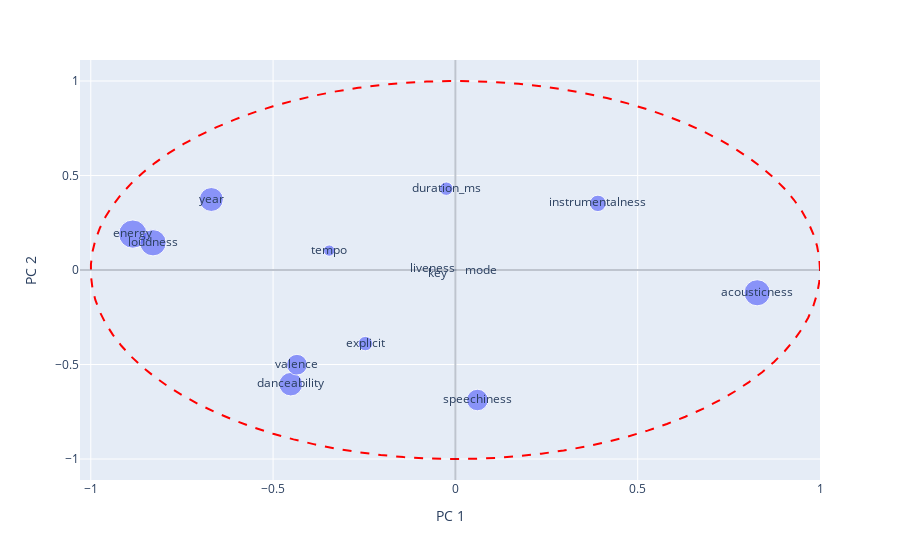

Source (notebook cell):
### Markdown cell above
## Con PCA

### Code cell
X_notest_r, X_test_r = reducir(X_notest_st, y_notest, X_test_st, y_test, k = 2, metodo="pca", verbose=True)

plot_correlaciones(X_notest_st, X_notest_r, variables)
